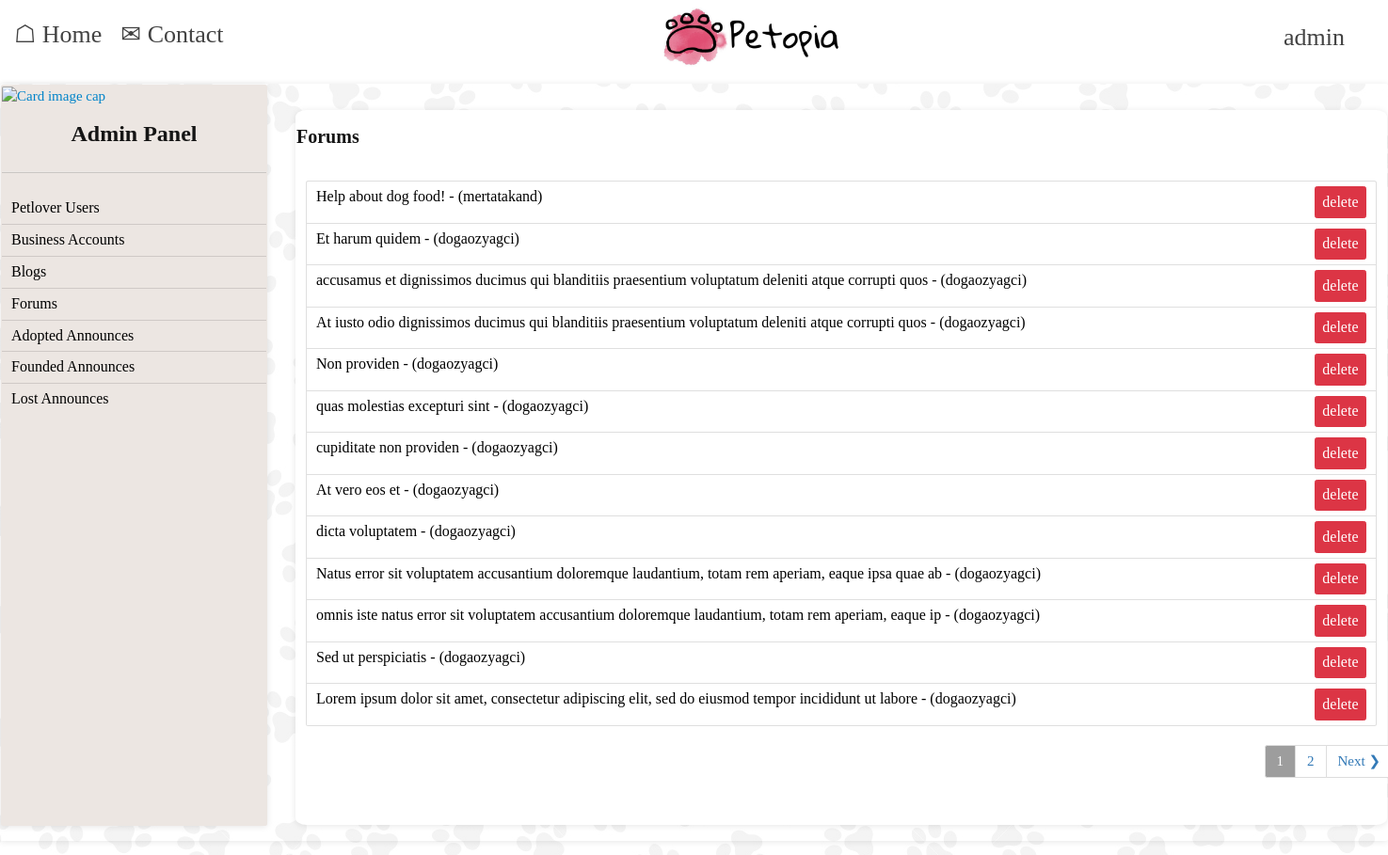
Before: /dashboard-forums/ (signed in) with the older database file.
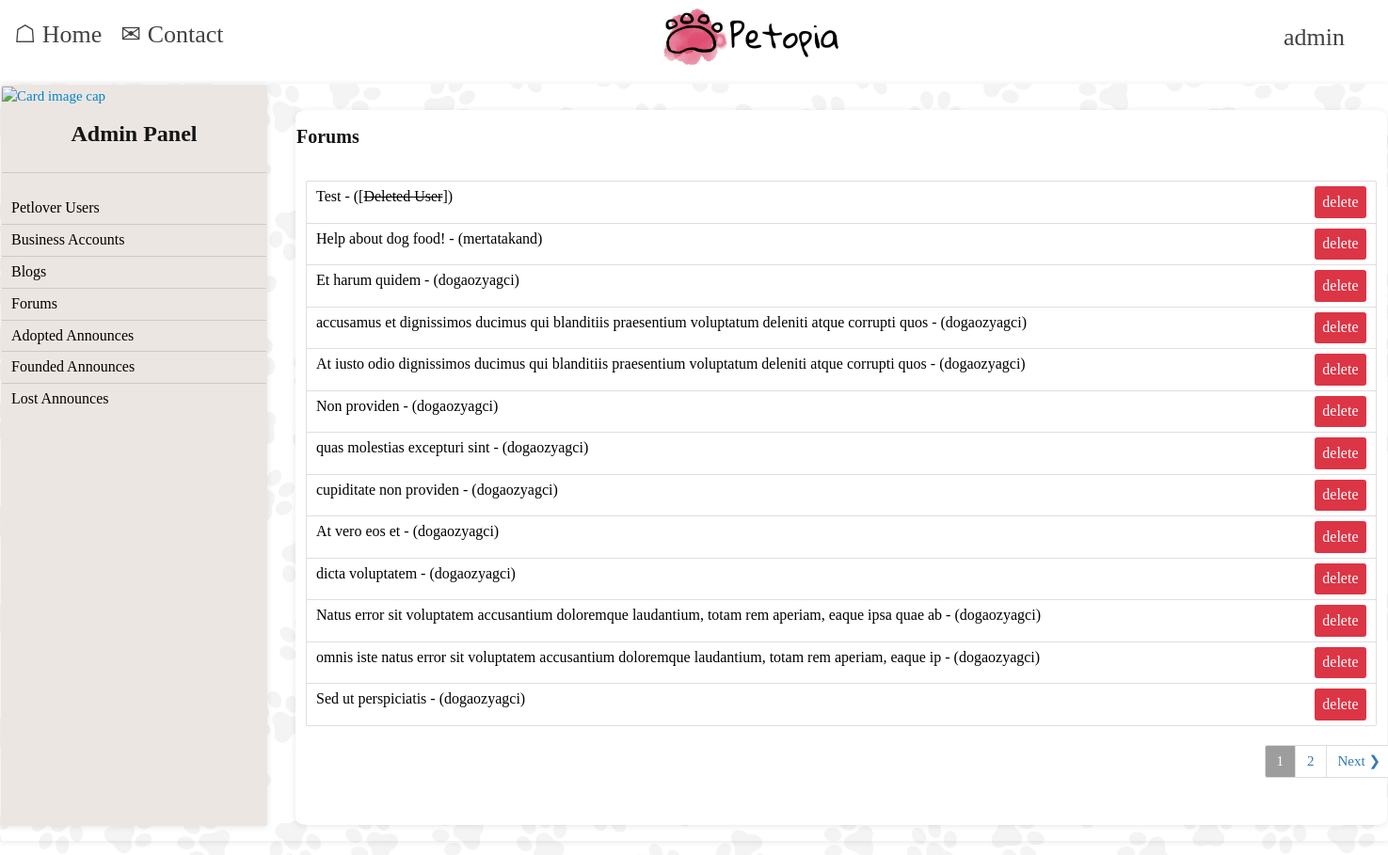
After: the same page with the newer database file.
### forum/models.py (models this page shows, shortened)
class Forum(models.Model):
    owner = models.ForeignKey(User, null=True, blank=True, on_delete=models.SET_NULL)
    forum_image = models.ImageField(null=True, blank=True, upload_to='forums/', default="dog1.jpg")
    title = models.CharField(max_length=200, null=True)
    post = models.TextField(max_length=750, null=True)
    created = models.DateTimeField(auto_now_add=True)
    id = models.UUIDField(default=uuid.uuid4, unique=True, primary_key=True, editable=False)
    class Meta:
        ordering = ['-created']

### users/models.py (models this page shows, shortened)
class User(AbstractUser):
    GENDER_CHOICES = (
        ('Male', 'Male'),
        ('Female', 'Female'),
    )
    BUSINESS_TYPE = (
        ('Pet Shop', 'Pet Shop'),
        ('Pet Stylists', 'Pet Stylists'),
        ('Pet Hotel', 'Pet Hotel'),
        ('Veterinary', 'Veterinary'),
        ('Other', 'Other'),
    )
    email = models.EmailField(null=True, unique=True)
    user_type = models.CharField(max_length=20, null=True, editable=False)
    user_id = models.UUIDField(default=uuid.uuid4, unique=True, editable=False)
    full_name = models.CharField(max_length=200, null=True)
    location = models.CharField(max_length=200, null=True)
    tckn = models.CharField(max_length=11, null=True)
    phone = models.CharField(max_length=11, null=True)
    birthDate = models.DateField(null=True)
    gender = models.CharField(max_length=20, choices=GENDER_CHOICES, null=True)
    profile_image = models.ImageField(null=True, blank=True, upload_to='profiles/', default="profiles/user-default.jpg")
    created = models.DateTimeField(auto_now_add=True)
    business_name = models.CharField(max_length=200, null=True)
    tax_id = models.CharField(max_length=10, null=True, unique=True)
    information = models.TextField(max_length=500, null=True)
    address = models.TextField(max_length=500, null=True)
    logo = models.ImageField(null=True, blank=True, upload_to='profiles/', default="profiles/store-default.png")
    business_type = models.CharField(max_length=20, choices=BUSINESS_TYPE, null=True)

### dashboard/views.py (the view)
# urls.py: path('dashboard-forums/', views.admin_dashboard_forums, name="admin-dashboard-forums"),
@login_required(login_url='login')
def admin_dashboard_forums(request):
    profile = request.user
    forums = Forum.objects.all()
    custom_range, forums = paginateBlogs(request, forums, 13)
    context = {'forums': forums, 'profile': profile, 'custom_range': custom_range}
    return render(request, 'dashboard/dashboard-forums.html', context)

### dashboard/utils.py (called while the page is built)
def paginateBlogs(request, blogs, results):
    page = request.GET.get('page')
    paginator = Paginator(blogs, results)
    try:
        blogs = paginator.page(page)
    except PageNotAnInteger:
        page = 1
        blogs = paginator.page(page)
    except EmptyPage:
        page = paginator.num_pages
        blogs = paginator.page(page)
    leftIndex = (int(page) - 1)
    if leftIndex < 1:
        leftIndex = 1
    rightIndex = (int(page) + 2)
    if rightIndex > paginator.num_pages:
        rightIndex = paginator.num_pages + 1
    custom_range = range(leftIndex, rightIndex)
    return custom_range, blogs

### dashboard/templates/dashboard/dashboard-forums.html
{% extends 'main.html' %}
{% load static %}
{% block content %}
{% if profile.is_superuser %}
    <div class="card" style="background-color: #ffc0cb00;display: flex;justify-content: flex-start;flex-direction: row;align-items: flex-start;">
        {% include 'sidebar-dashboard.html' %}
        <div class="card" style="width: 130rem;margin-left: 30px;margin-top: 27px;border-radius: 1%;height: 76rem;">
            <h4 style="font-family: cursive;">Forums</h4>
                <div class="card-body">
                    <ul class="list-group" style="font-size: initial; margin-top: 10px">
                        {% for forum in forums %}
                        <li class="list-group-item" style="display: flex;flex-wrap: nowrap;justify-content: space-between;">
                        {% if forum.owner != NULL %}
                            <a href="{% url 'forum-detail' forum.id %}" style="color: black; font-family: cursive">{{ forum.title|slice:"100" }} - ({{ forum.owner.username }})</a>
                            {% else %}
                            <a href="{% url 'forum-detail' forum.id %}" style="color: black; font-family: cursive">{{ forum.title|slice:"100" }} - ([<s>Deleted User</s>])</a>
                            {% endif %}
                            <a href="{% url 'admin-dashboard-delete-forum' forum.id %}?next=/dashboard-forums " style="max-width: 1100px"><button class="btn btn-danger" style="font-size: initial;">delete</button></a>
                        </li>
                        {% endfor %}
                    </ul>
                <div style="text-align: end">
                    {% include 'pagination.html' with queryset=forums custom_range=custom_range search_query=search_query %}
                </div>
                </div>
            </div>
    </div>
          {% else %}
        <div class="card mx-auto" >
            <img src="{% static 'images/error.jpg' %}" id="icon" alt="User Icon" style="width: 100%;margin-top: 0px;background-position: center;background-size: cover; min-height: 600px;"/>
        </div>
    {% endif %}
{% endblock %}

Changed rows visible on the page:
no longer on this page (row unchanged): Forum: title "Lorem ipsum dolor sit amet, consectetur adipiscing elit, sed do eiusmod tempor incididunt ut labore", owner.username "dogaozyagci"
added Forum: title "Test"
